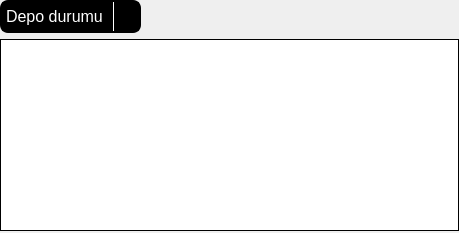
                    <widget class="QWidget" name="_3envanter">
                     <layout class="QGridLayout" name="gridLayout_43">
                      <property name="leftMargin">
                       <number>0</number>
                      </property>
                      <property name="topMargin">
                       <number>0</number>
                      </property>
                      <property name="rightMargin">
                       <number>0</number>
                      </property>
                      <property name="bottomMargin">
                       <number>0</number>
                      </property>
                      <item row="0" column="0">
                       <widget class="QWidget" name="widget_9" native="true">
                        <property name="styleSheet">
                         <string notr="true">QComboBox {
    background-color: black; /* لون الخلفية */
   	border: 2px solid black;
	padding: 10px 20px; 
    border-radius: 8px; /* زوايا دائرية */
    padding: 4px; /* حشوة داخلية */
    color: white; /* لون النص */
    font-size: 16px; /* حجم الخط */
    combobox-popup: 0; /* منع ظهور قائمة منبثقة خارجية */
}

QComboBox:hover {

   	border: 2px solid white;

}

QComboBox::drop-down {
    subcontrol-origin: padding;
    subcontrol-position: top right;
    width: 25px; /* عرض زر القائمة المنسدلة */
    border-left: 1px solid white; /* خط فاصل بين القائمة المنسدلة وبقية الصندوق */
}

QComboBox::down-arrow {
    image: url(:/other ic/icon/other ico/arrow down.png);
    width: 13px;
    height: 13px;
}

QComboBox::down-arrow:on {
	image: url(:/other ic/icon/other ico/arrow up.png)
}

QComboBox QAbstractItemView {
    background-color: black; /* لون خلفية القائمة المنسدلة */
   
    selection-background-color: black; /* لون خلفية العنصر المحدد */
    selection-color: white; /* لون النص للعناصر المحددة */
    color: white; /* لون النص للعناصر غير المحددة */
}
</string>
                        </property>
                        <layout class="QGridLayout" name="gridLayout_57">
                         <property name="leftMargin">
                          <number>0</number>
                         </property>
                         <property name="topMargin">
                          <number>0</number>
                         </property>
                         <property name="rightMargin">
                          <number>0</number>
                         </property>
                         <property name="bottomMargin">
                          <number>2</number>
                         </property>
                         <item row="0" column="0">
                          <layout class="QGridLayout" name="gridLayout_51">
                           <property name="spacing">
                            <number>7</number>
                           </property>
                           <item row="0" column="0">
                            <widget class="QComboBox" name="Depo_durumu">
                             <property name="minimumSize">
                              <size>
                               <width>141</width>
                               <height>0</height>
                              </size>
                             </property>
                             <item>
                              <property name="text">
                               <string>Depo durumu</string>
                              </property>
                             </item>
                             <item>
                              <property name="text">
                               <string>Bitti</string>
                              </property>
                             </item>
                             <item>
                              <property name="text">
                               <string>Bitecek</string>
                              </property>
                             </item>
                             <item>
                              <property name="text">
                               <string>Mevcut</string>
                              </property>
                             </item>
                            </widget>
                           </item>
                           <item row="0" column="1">
                            <spacer name="horizontalSpacer_11">
                             <property name="orientation">
                              <enum>Qt::Orientation::Horizontal</enum>
                             </property>
                             <property name="sizeHint" stdset="0">
                              <size>
                               <width>318</width>
                               <height>20</height>
                              </size>
                             </property>
                            </spacer>
                           </item>
                          </layout>
                         </item>
                         <item row="1" column="0">
                          <layout class="QGridLayout" name="gridLayout_56">
                           <item row="0" column="0">
                            <widget class="QTableView" name="depo">
                             <property name="styleSheet">
                              <string notr="true">QTableView {
    background-color: white; /* لون الخلفية العام للجدول */
	alternate-background-color: rgb(207, 207, 207);
    border: 1px solid black; /* لون الحدود الخارجية للجدول */
    color: black; /* لون النص */
    font-size: 16px; /* حجم الخط */
    selection-background-color: black; /* لون الخلفية عند تحديد خلية */
    selection-color: white; /* لون النص عند تحديد خلية */
}

QTableView::item {
    padding: 10px; /* الحشوة الداخلية للخلايا */

    color: black; /* لون النص في الخلايا */
}

QTableView::item:selected {
    background-color: black; /* لون الخلفية عند تحديد خلية */
    color: #ffffff; /* لون النص عند تحديد خلية */
}

QTableView::item:hover {
    background-color: #1abc9c; /* لون الخلفية عند التمرير فوق خلية */
    color: #ffffff; /* لون النص عند التمرير فوق خلية */
}

QHeaderView::section {
    background-color: black; /* لون خلفية رؤوس الأعمدة */
    color: white; /* لون النص في رؤوس الأعمدة */
    padding: 5px;
    border: 1px solid black; /* لون الحدود حول رؤوس الأعمدة */
    font-size: 14px; /* حجم الخط لرؤوس الأعمدة */
	font-weight: bold;
}

QTableCornerButton::section {
    background-color: black; /* لون خلفية الزر في زاوية الجدول */
    border: 1px solid black; /* لون الحدود حول زر الزاوية */
}

QScrollBar:vertical {
    background-color:  #F4F9FA; /* لون الخلفية للشريط العمودي */
    width: 16px; /* عرض الشريط */
    margin: 20px 0 20px 0; /* المسافات العلوية والسفلية للشريط */
}

QScrollBar::handle:vertical {
    background-color: black; /* لون مقبض الشريط */
    min-height: 20px; /* أقل ارتفاع للمقبض */
    border-radius: 5px; /* زوايا دائرية للمقبض */
}

QScrollBar::add-line:vertical,
QScrollBar::sub-line:vertical {
    background-color: black;
    height: 20px;
    subcontrol-origin: margin;
}

QScrollBar::add-line:vertical:hover,
QScrollBar::sub-line:vertical:hover {
    background-color: gray; /* تغيير لون أزرار الشريط عند التمرير */
}


QScrollBar::up-arrow:vertical, QScrollBar::down-arrow:vertical {
    border: none;
    width: 16px;
    height: 16px;
    background-color: transparent;
}
/*------------------------------
-------------------------------*/

QScrollBar:horizontal {
    background-color: #F4F9FA; /* لون الخلفية للشريط الأفقي */
    height: 16px; /* ارتفاع الشريط */
    margin: 0 20px 0 20px; /* المسافات الجانبية للشريط */
}

QScrollBar::handle:horizontal {
    background-color: black; /* لون مقبض الشريط */
    min-width: 20px; /* أقل عرض للمقبض */
    border-radius: 5px; /* زوايا دائرية للمقبض */
}

QScrollBar::add-line:horizontal,
QScrollBar::sub-line:horizontal {
    background-color: black;
    width: 20px;
    subcontrol-origin: margin;
}

QScrollBar::add-line:horizontal:hover,
QScrollBar::sub-line:horizontal:hover {
    background-color: gray; /* تغيير لون أزرار الشريط عند التمرير */
}</string>
                             </property>
                             <property name="editTriggers">
                              <set>QAbstractItemView::EditTrigger::NoEditTriggers</set>
                             </property>
                             <attribute name="horizontalHeaderStretchLastSection">
                              <bool>true</bool>
                             </attribute>
                            </widget>
                           </item>
                          </layout>
                         </item>
                        </layout>
                       </widget>
                      </item>
                     </layout>
                    </widget>
